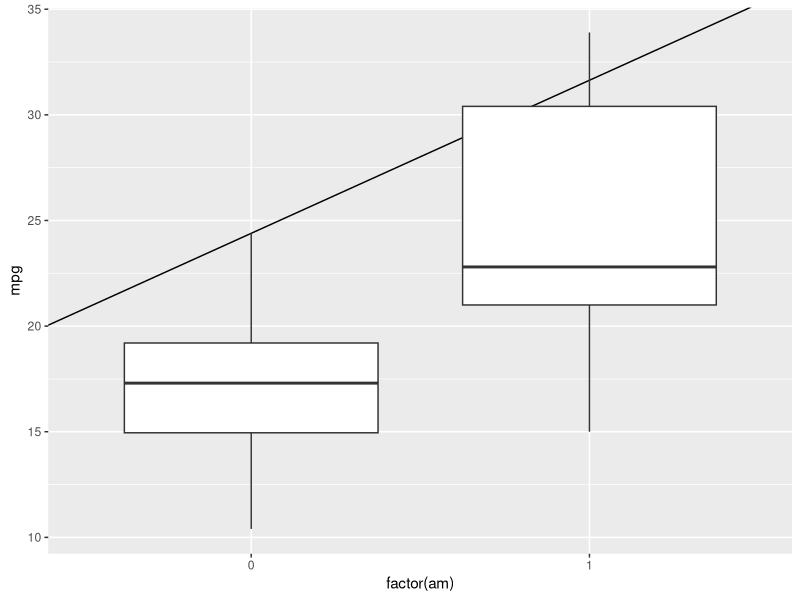
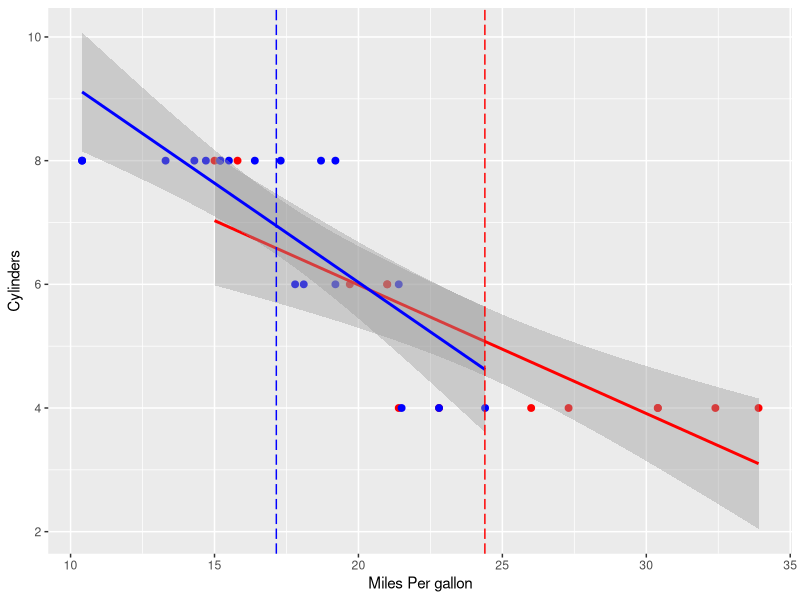
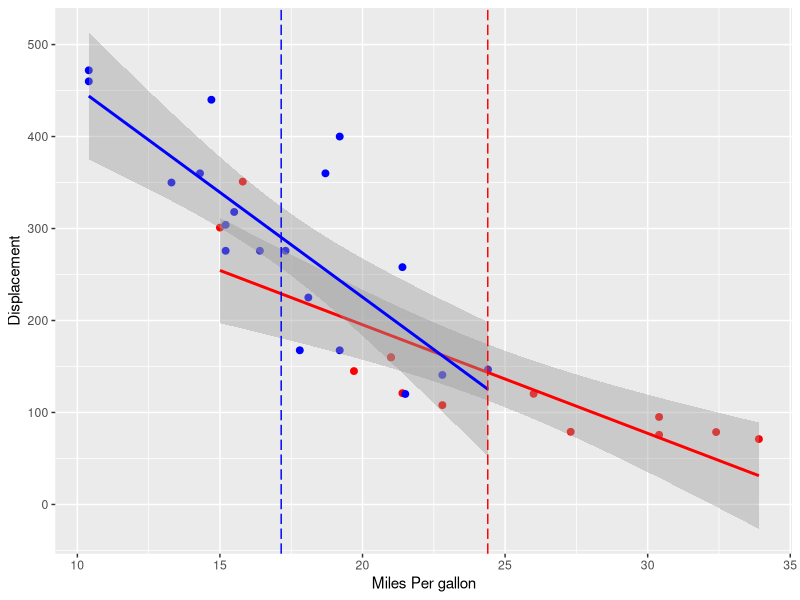
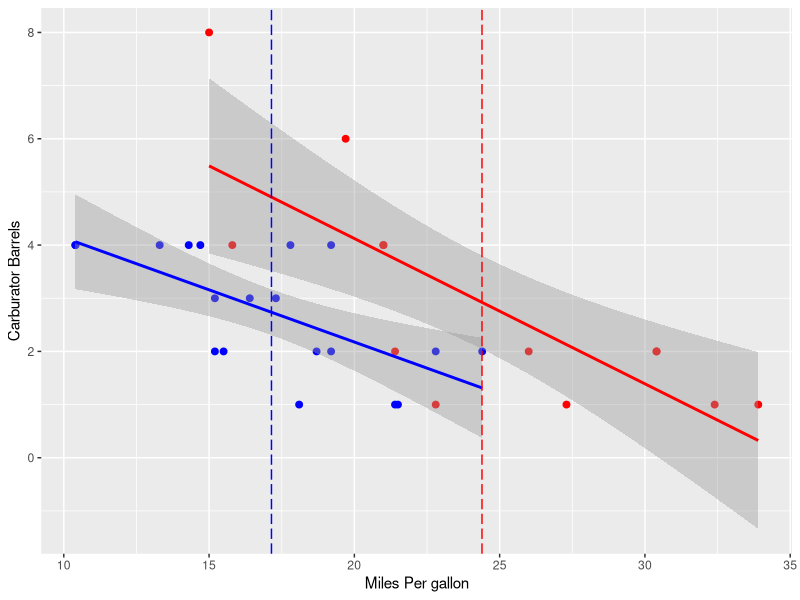
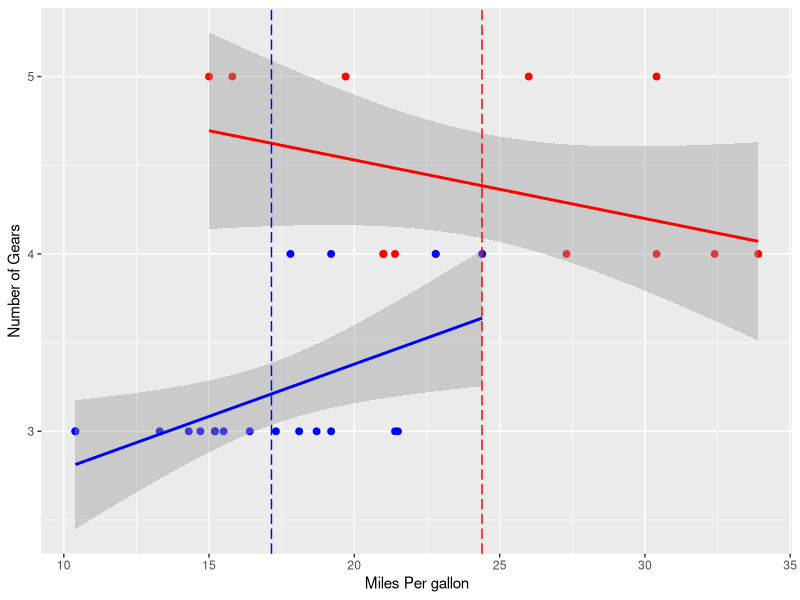
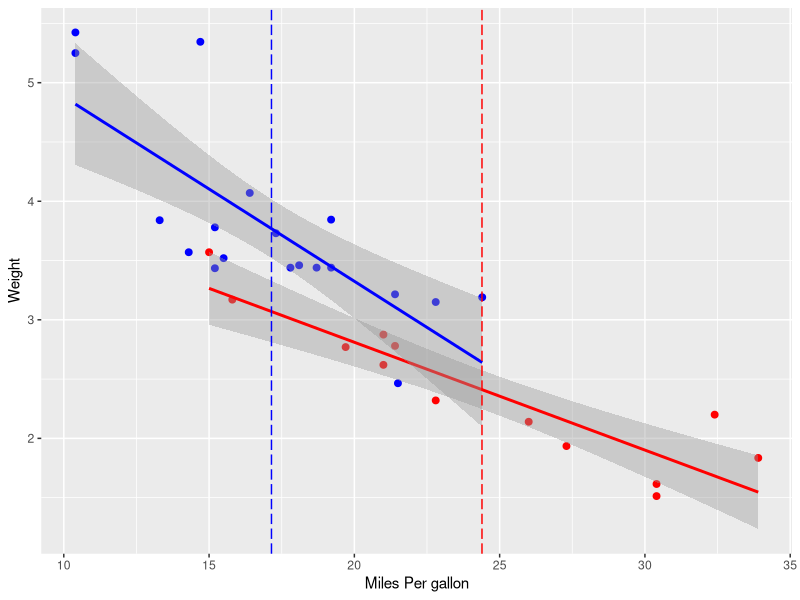
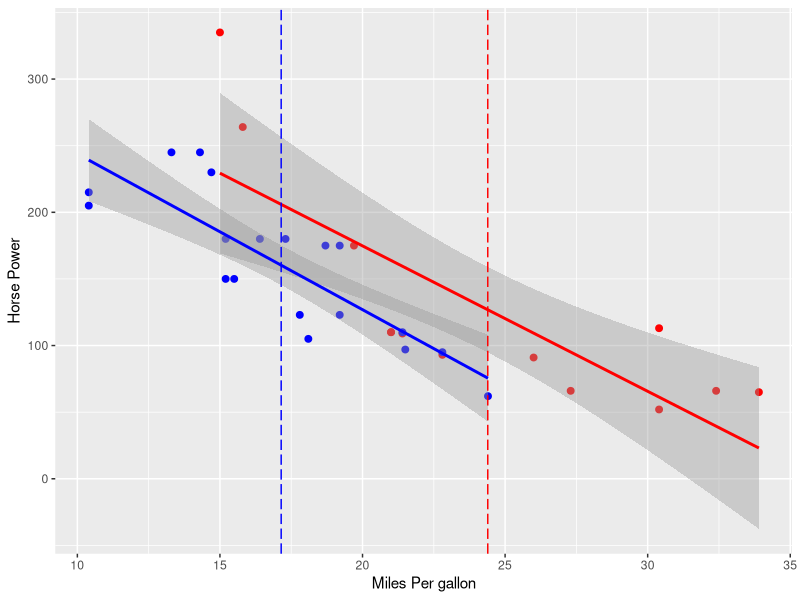

The R source for these figures, in order:
## ---- chunk 1
require(ggplot2, quietly = TRUE, warn.conflicts = FALSE)
require(dplyr, quietly = TRUE, warn.conflicts = FALSE)
data(mtcars)
amdata = filter(mtcars, am == 1)
smdata = filter(mtcars, am == 0)
fit = lm(mpg ~ factor(am), data = mtcars)
fitsm = lm(mpg ~ gear + carb + wt, data = smdata)
fitam = lm(mpg ~ gear + carb + wt, data = amdata)
str(fit)
str(fit$coefficients)
fit$coefficients
 g = ggplot(mtcars, aes(factor(am), mpg))
 g = g + geom_abline(intercept = fit$coefficients[1], slope = fit$coefficients[2])
 g = g + geom_smooth(method = "lm")
g = g + geom_boxplot()
 g

fitsm$coefficients
fitam$coefficients


plotCovariant <- function (g, ylable) {
  #g = ggplot(mtcars, aes(x = mpg, y = var))
g = g + xlab("Miles Per gallon")
g = g + ylab(ylable)
g = g + geom_point(data = amdata, size = 2, colour = "red")
g = g + geom_point(data = smdata, size = 2, colour = "blue")
g = g + geom_smooth(data = amdata, method = "lm", colour = "red")
g = g + geom_smooth(data = smdata, method = "lm", colour = "blue")
g = g + geom_vline(xintercept = mean(amdata$mpg), colour = "red", linetype = "longdash")
g = g + geom_vline(xintercept = mean(smdata$mpg), colour = "blue", linetype = "longdash")
g
  
}

## ---- chunk 2
plotCovariant(ggplot(mtcars, aes(x = mpg, y = cyl)), "Cylinders")
plotCovariant(ggplot(mtcars, aes(x = mpg, y = disp)), "Displacement")
plotCovariant(ggplot(mtcars, aes(x = mpg, y = carb)), "Carburator Barrels" )
plotCovariant(ggplot(mtcars, aes(x = mpg, y = gear)), "Number of Gears" )
plotCovariant(ggplot(mtcars, aes(x = mpg, y = wt)), "Weight" )
plotCovariant(ggplot(mtcars, aes(x = mpg, y = hp)), "Horse Power" )



